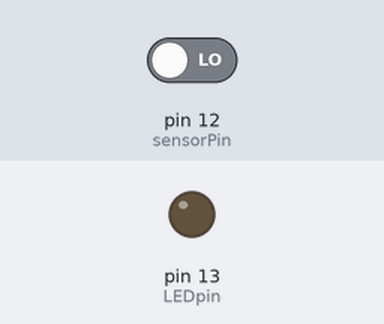
Recording of a sketch running on a simulated Arduino Uno, built with avr-gcc and run on an emulated ATmega328P. Parts: output pins drawn as LEDs (lit = HIGH). The inputs (shaded band) are chosen by the test bench; at power-on: pin 12 (sensorPin) LOW. What the sketch prints to the serial monitor is not drawn.

Above: at 1.2 s.
1.3 s: pin 12 (sensorPin) driven HIGH
At 2.5 s:
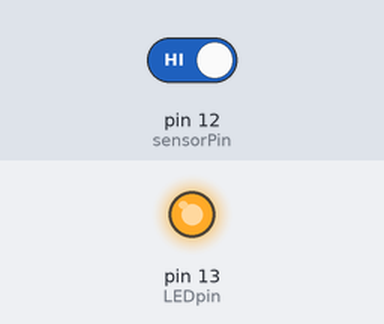
2.8 s: pin 12 (sensorPin) driven LOW
At 3.8 s:
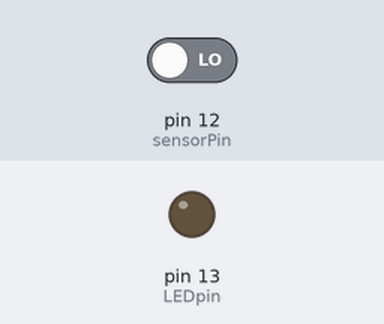
Timing chart, 0 to 5.8 s (numbered marks = the images above; inputs shaded):
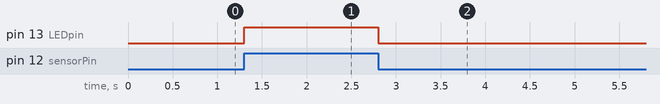

The sketch:

PIR_sensor.ino
```cpp
int LEDpin=13;
int sensorPin=12;

void setup() {
  // put your setup code here, to run once:
  pinMode(LEDpin,OUTPUT);
  Serial.begin(9600);

}

void loop() {
  // put your main code here, to run repeatedly:
  int state=digitalRead(sensorPin);
  digitalWrite(LEDpin, state);
  Serial.println(state);
}
```

Measured:
- after the input at 1.3 s, pin 13 (LEDpin): LOW → HIGH at once
- after the input at 2.8 s, pin 13 (LEDpin): HIGH → LOW at once
